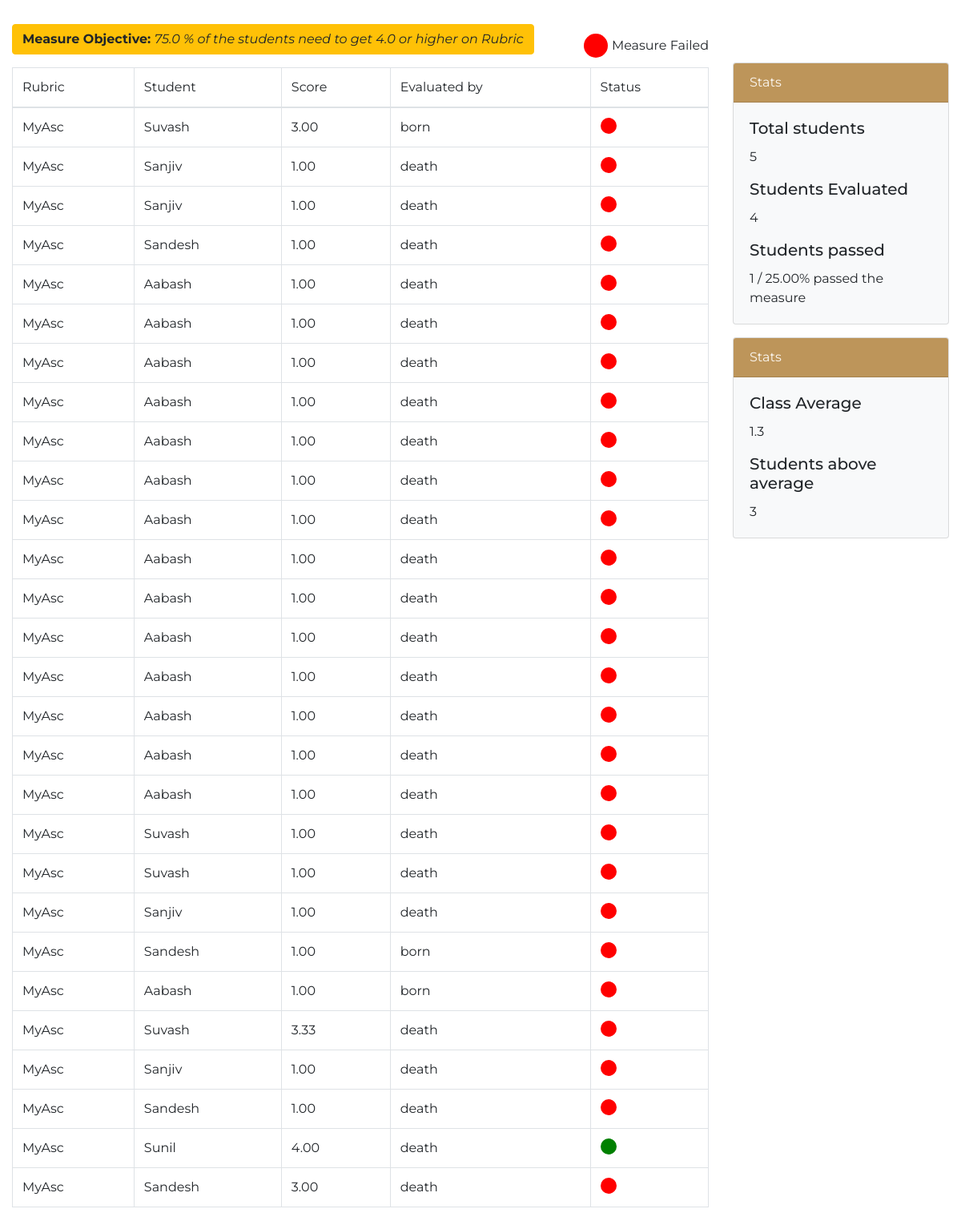
The app's page /view_rubric_data/30 with its own data.
### main/models.py (models this page shows, shortened)
class Measure(models.Model):
    CUTOFF_TYPES = (('Percentage', 'Percentage'),
                  ('Percentile', 'Percentile'),
                  ('Average', 'Average')
                 )
    cutoff_type = models.CharField(max_length = 100, choices=CUTOFF_TYPES, default='Percentage')
    TOOL_TYPES = (('Rubric', 'Rubric'),
                  ('Test score', 'Test score')
                  )
    tool_type = models.CharField(max_length=100, choices=TOOL_TYPES, default='Rubric')
    STATUS_TYPES = (('passing', 'passing'),
                    ('failing', 'failing'),
                    ('passed', 'passed'),
                    ('failed', 'failed')
                    )
    status = models.CharField(max_length=100, choices=STATUS_TYPES, default='failing')
    statusPercent = models.FloatField(default=0.0)
    evaluationPercent = models.FloatField(default=0.0)
    measureTitle = models.CharField(max_length=200, default='', null=True)
    outcome = models.ForeignKey(Outcome, null=True, on_delete = models.CASCADE)
    cutoff_percentage = models.FloatField(null=True, blank = True, default=0)
    cutoff_score = models.FloatField(null=True, blank=True, default=0)
    rubric = models.ForeignKey(Rubric,null=True, blank = True, on_delete = models.CASCADE)
    test_score = models.ForeignKey(Test_score, null=True, blank = True, on_delete = models.CASCADE)
    student = models.ManyToManyField(Student)
    evaluator = models.ManyToManyField(Evaluator)

class evaluate_rubric(models.Model):
    rubric = models.CharField(max_length=200)
    grade_score = models.FloatField()
    student = models.CharField(max_length=200)
    measure = models.ForeignKey(Measure, null=True, on_delete=models.CASCADE)
    evaluated_by = models.CharField(max_length=200)

### main/views.py (the view)
# urls.py: path('view_rubric_data/<int:measure_id>', views.view_rubric_data, name = "view_rubric_data"),
def view_rubric_data(request, measure_id):
    measure = Measure.objects.get(id=measure_id)
    context = rubric_data(measure_id)
    return render(request, 'main/rubric_scores.html', context)

### main/templates/main/rubric_scores.html (shortened to what this page needs)
{% extends  'base.html' %}
{%load static%}
{% block body_block %}
<div class  = "container-fluid " id = "main_content" style = "margin-top: 15px;padding:15px;">
<div class = "row">
  <div class = "col col-lg-9 col-md-9 col-sm-12 col-xs-12 col-12">
    <div class = "table-responsive">
      <table class = "table table-bordered table-hover">
        <thead>
          <div class = "d-flex justify-content-between" >
          <button class = "btn btn-warning mb-3">
            <strong>Measure Objective: </strong>
            <em>
          {{measure.cutoff_percentage}} % of the students need to get
          {%if measure.cutoff_score%}
           {{measure.cutoff_score}}
           {%else%}
           average
           {%endif%}
              or higher
          on {{measure.tool_type}}
          </em>
          </button>
          <div class = " d-flex justify-content-center align-items-center">
            {%if passed%}
              <div style = "background-color:green; height:30px; width: 30px; border-radius: 50%;   margin-right: 5px;"></div> Measure Passed
            {%else%}
              <div style = "background-color:red; height:30px; width: 30px; border-radius: 50%;   margin-right: 5px;"> </div>Measure Failed
            {%endif%}
          </div>
          </div>
          <tr>
             <td> Rubric </td>
             <td> Student </td>
             <td> Score </td>
             <td> Evaluated by </td>
             <td> Status </td>
          </tr>
        </thead>
        <tbody>
          {%for st in evaluated_list%}
           <tr>
              <td> {{st.rubric}} </td>
              <td> {{st.student}} </td>
              <td> {{st.grade_score|floatformat:2}} </td>
              <td> {{st.evaluated_by}} </td>
              {%if st.student in bin_array%}
                <td> <div style = "background-color:green; height:20px; width: 20px; border-radius: 50%;"></div> </td>
              {%else%}
                  <td><div style = "background-color:red; height:20px; width: 20px; border-radius: 50%;"> </div></td>
              {%endif%}
          {%endfor%}
    </tr>
          </tbody>
          </table>
          </div>
        </div>
        <div class = "col col-lg-3 col-md-3 col-sm-12 col-xs-12 col-12 mt-5">
          <div class="card bg-light mb-3" >
            <div class="card-header">Stats</div>
            <div class="card-body">
              <h5 class="card-title">Total students</h5>
              <p class="card-text">{{student_count}}</p>
              <h5 class="card-title">Students Evaluated</h5>
              <p class="card-text">{{evaluated_student_count}}</p>
              <h5 class="card-title">Students passed</h5>
              <p class="card-text">{{number_of_pass_cases}} / {{percent_pass_cases|floatformat:2}}% passed the measure</p>
            </div>
          </div>
          <div class="card bg-light mb-3">
            <div class="card-header">Stats</div>
            <div class="card-body">
              <h5 class="card-title">Class Average</h5>
              <p class="card-text">{{avg_points|floatformat:1}}</p>
              <h5 class="card-title">Students above average</h5>
              <p class="card-text">{{above_avg}}</p>
            </div>
          </div>
        </div>
  </div>
{%endblock%}

### main/static/css/landing.css (style rules this page uses)
body { font-family: Montserrat, Lato, 'Nunito Sans', Helvetica, Arial, Platino, Garamond, Bookman, Lucidia; }
body { height: 100vh; }
td { font-size: 1.5rem; }
.card-header { background-color: rgb(219,217,214) }
.card-header { background-color: #BD955A; color: rgb(252, 248, 242); }

### main/templates/main/rubric_scores.html (style rules this page uses)
td { font-size: 1rem; }

### records on screen
Measure: cutoff_percentage "75.0", cutoff_score "4.0", tool_type "Rubric"
evaluate_rubric: rubric "MyAsc", student "Suvash", grade_score "3.00", evaluated_by "born"
evaluate_rubric: rubric "MyAsc", student "Sanjiv", grade_score "1.00", evaluated_by "death"
evaluate_rubric: rubric "MyAsc", student "Sanjiv", grade_score "1.00", evaluated_by "death"
evaluate_rubric: rubric "MyAsc", student "Sandesh", grade_score "1.00", evaluated_by "death"
evaluate_rubric: rubric "MyAsc", student "Aabash", grade_score "1.00", evaluated_by "death"
evaluate_rubric: rubric "MyAsc", student "Aabash", grade_score "1.00", evaluated_by "death"
evaluate_rubric: rubric "MyAsc", student "Aabash", grade_score "1.00", evaluated_by "death"
evaluate_rubric: rubric "MyAsc", student "Aabash", grade_score "1.00", evaluated_by "death"
evaluate_rubric: rubric "MyAsc", student "Aabash", grade_score "1.00", evaluated_by "death"
evaluate_rubric: rubric "MyAsc", student "Aabash", grade_score "1.00", evaluated_by "death"
evaluate_rubric: rubric "MyAsc", student "Aabash", grade_score "1.00", evaluated_by "death"
evaluate_rubric: rubric "MyAsc", student "Aabash", grade_score "1.00", evaluated_by "death"
evaluate_rubric: rubric "MyAsc", student "Aabash", grade_score "1.00", evaluated_by "death"
evaluate_rubric: rubric "MyAsc", student "Aabash", grade_score "1.00", evaluated_by "death"
evaluate_rubric: rubric "MyAsc", student "Aabash", grade_score "1.00", evaluated_by "death"
evaluate_rubric: rubric "MyAsc", student "Aabash", grade_score "1.00", evaluated_by "death"
evaluate_rubric: rubric "MyAsc", student "Aabash", grade_score "1.00", evaluated_by "death"
evaluate_rubric: rubric "MyAsc", student "Aabash", grade_score "1.00", evaluated_by "death"
evaluate_rubric: rubric "MyAsc", student "Suvash", grade_score "1.00", evaluated_by "death"
evaluate_rubric: rubric "MyAsc", student "Suvash", grade_score "1.00", evaluated_by "death"
evaluate_rubric: rubric "MyAsc", student "Sanjiv", grade_score "1.00", evaluated_by "death"
evaluate_rubric: rubric "MyAsc", student "Sandesh", grade_score "1.00", evaluated_by "born"
evaluate_rubric: rubric "MyAsc", student "Aabash", grade_score "1.00", evaluated_by "born"
evaluate_rubric: rubric "MyAsc", student "Suvash", grade_score "3.33", evaluated_by "death"
evaluate_rubric: rubric "MyAsc", student "Sanjiv", grade_score "1.00", evaluated_by "death"
evaluate_rubric: rubric "MyAsc", student "Sandesh", grade_score "1.00", evaluated_by "death"
evaluate_rubric: rubric "MyAsc", student "Sunil", grade_score "4.00", evaluated_by "death"
evaluate_rubric: rubric "MyAsc", student "Sandesh", grade_score "3.00", evaluated_by "death"

### other values on screen
{{ student_count }} "5"
{{ evaluated_student_count }} "4"
{{ number_of_pass_cases }} "1"
{{ percent_pass_cases|floatformat:2 }} "25.00"
{{ avg_points|floatformat:1 }} "1.3"
{{ above_avg }} "3"
